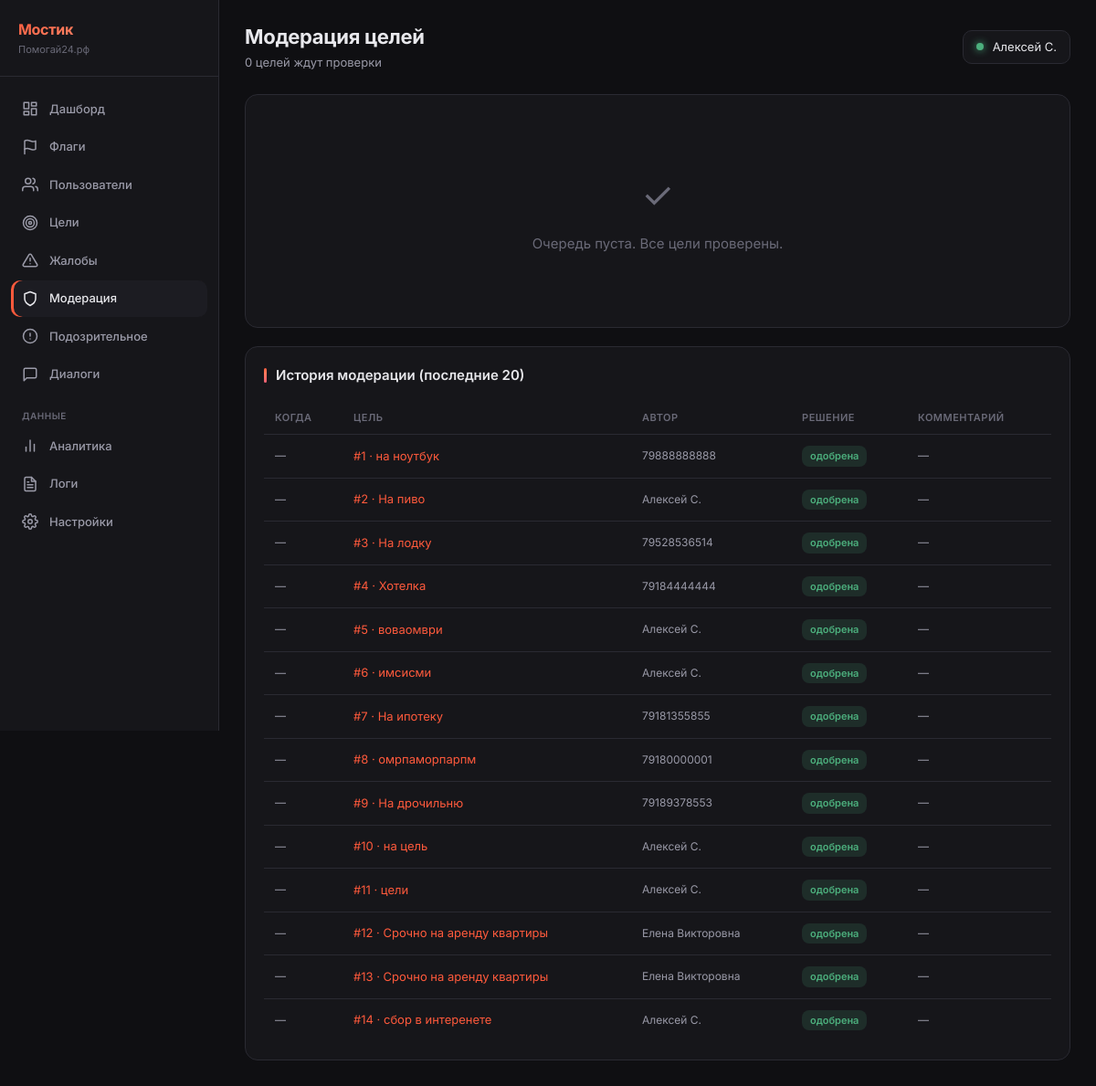
Page /_metrics/moderation (signed in) on the earlier database version.
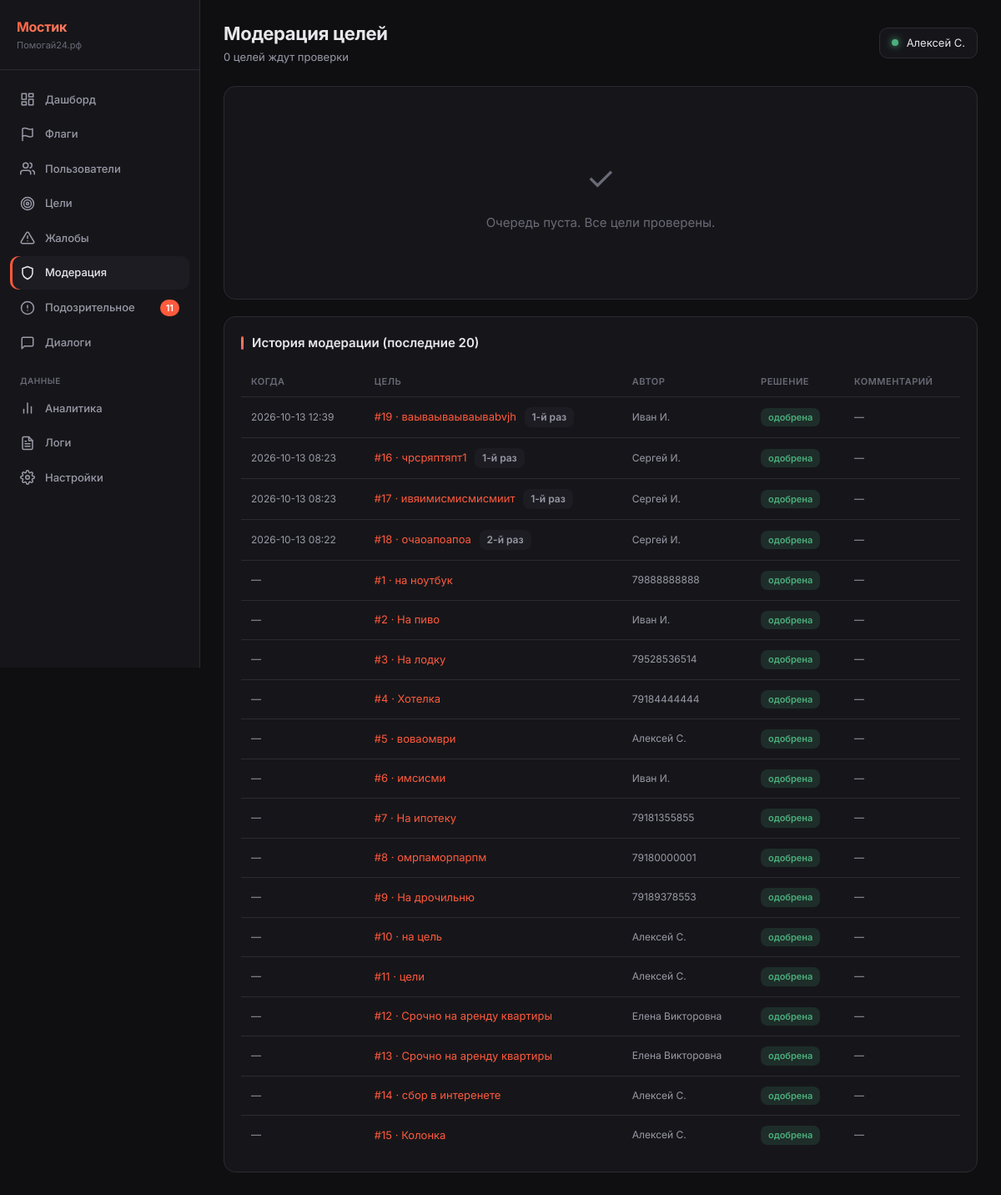
Same page on the later database version.
### tables this page shows
CREATE TABLE "goals" (
        id INTEGER PRIMARY KEY AUTOINCREMENT,
        user_id INTEGER NOT NULL,
        type TEXT NOT NULL CHECK(type IN ('super_blitz','blitz','serious','urgent','group')),
        title TEXT NOT NULL,
        description TEXT NULL,
        photo_url TEXT NULL,
        amount_goal REAL NOT NULL,
        amount_collected REAL DEFAULT 0.00,
        ends_at TEXT NULL,
        status TEXT DEFAULT 'draft' CHECK(status IN ('draft','active','frozen','completed','failed','lightning_failed','hidden')),
        trial_ends_at TEXT NULL,
        subscription_active_until TEXT NULL,
        last_boosted_at TEXT NULL,
        is_lightning INTEGER DEFAULT 0,
        lightning_started_at TEXT NULL,
        moderation_status TEXT DEFAULT 'pending',
        completion_type TEXT DEFAULT 'organic',
        is_seed INTEGER DEFAULT 0,
        views_count INTEGER DEFAULT 0,
        views_24h INTEGER DEFAULT 0,
        donations_count INTEGER DEFAULT 0,
        donations_24h INTEGER DEFAULT 0,
        created_at TEXT DEFAULT (datetime('now')), photos TEXT, moderation_comment TEXT, moderated_at TEXT, moderated_by INTEGER, resubmission_count INTEGER DEFAULT 0, is_resubmission INTEGER DEFAULT 0, rejection_categories TEXT,
        FOREIGN KEY (user_id) REFERENCES users(id)
    );

### main.py (the view, shortened to what this page needs)
@app.route('/_metrics/moderation')
@admin_required
def metrics_moderation():
    user = get_current_user()
    db = get_db()
    pending_rows = db.execute("""
        SELECT g.*,
            COALESCE(u.name, u.phone) as author_name,
            u.phone as author_phone,
            u.id as author_id,
            u.trust_score as author_trust,
            u.identity_verified as author_verified,
            (SELECT COUNT(*) FROM content_guard_log WHERE user_id = g.user_id) as author_flags
        FROM goals g
        JOIN users u ON g.user_id = u.id
        WHERE g.moderation_status = 'pending'
        ORDER BY g.id DESC
    """).fetchall()
    import json as _json
    pending = []
    history = db.execute("""
        SELECT g.id, g.title, g.moderation_status, g.moderation_comment, g.moderated_at,
               g.is_resubmission, g.resubmission_count,
               COALESCE(u.name, u.phone) as author_name
        FROM goals g
        JOIN users u ON g.user_id = u.id
        WHERE g.moderation_status IN ('approved', 'rejected')
        ORDER BY g.moderated_at DESC LIMIT 20
    """).fetchall()
    counts = get_sidebar_counts(db)
    db.close()
    return render_template('_metrics/moderation.html',
        user=user,
        active='moderation',
        counts=counts,
        pending=pending,
        history=history,
    )

### main.py (called while the page is built)
def get_current_user():
    if 'user_id' in session:
        db = get_db()
        try:
            user = db.execute("SELECT * FROM users WHERE id = ?", (session['user_id'],)).fetchone()
            return user
        except:
            return None
        finally:
            db.close()
    return None

def admin_required(f):
    @wraps(f)
    def wrap(*args, **kwargs):
        user = get_current_user()
        if not user or not user['is_admin']:
            from flask import abort
            abort(404)
        if request.method == 'POST' and not check_csrf():
            from flask import abort
            abort(403)
        return f(*args, **kwargs)
    return wrap

def get_csrf_token():
    if 'csrf_token' not in session:
        session['csrf_token'] = _secrets.token_urlsafe(32)
    return session['csrf_token']

### models.py (called while the page is built)
def get_db():
    conn = sqlite3.connect(DATABASE, timeout=10)
    conn.row_factory = sqlite3.Row
    conn.execute("PRAGMA journal_mode=WAL")
    conn.execute("PRAGMA synchronous=NORMAL")
    conn.execute("PRAGMA busy_timeout=5000")
    conn.execute("PRAGMA foreign_keys = ON")
    return conn

### templates/_metrics/moderation.html (shortened to what the changed rows need)
{% extends "_metrics/base.html" %}
{% block content %}
{% if history %}
<div class="m-section">
    <table class="m-table">
        <thead>
            <tr>
                <th>Когда</th>
                <th>Цель</th>
                <th>Автор</th>
                <th>Решение</th>
                <th>Комментарий</th>
            </tr>
        </thead>
        <tbody>
            {% for h in history %}
            <tr>
                <td class="muted" style="white-space: nowrap;">{{ h.moderated_at[:16] if h.moderated_at else '—' }}</td>
                <td>
                    <a href="/_metrics/goals/{{ h.id }}" style="color: var(--m-sunset-1); text-decoration: none;">#{{ h.id }} · {{ h.title[:40] }}{% if h.title|length > 40 %}...{% endif %}</a>
                    {% if h.is_resubmission %}
                    <span class="m-badge muted" style="margin-left: 6px;">{{ h.resubmission_count }}-й раз</span>
                    {% endif %}
                </td>
                <td class="muted">{{ h.author_name }}</td>
                <td>
                    {% if h.moderation_status == 'approved' %}<span class="m-badge success">одобрена</span>
                    {% elif h.moderation_status == 'rejected' %}<span class="m-badge danger">отклонена</span>{% endif %}
                </td>
                <td class="muted" style="max-width: 300px; overflow: hidden; text-overflow: ellipsis; white-space: nowrap;">{{ h.moderation_comment or '—' }}</td>
            </tr>
            {% endfor %}
        </tbody>
    </table>
</div>
{% endif %}
{% endblock %}

### templates/_metrics/base.html (shortened to what the changed rows need)
<!DOCTYPE html>
<html lang="ru">
<head>
    <link rel="stylesheet" href="/static/_metrics.css">
</head>
<body>
    <div class="m-layout">
        <aside class="m-sidebar">
            <nav class="m-nav">
                <a href="/_metrics/suspicious" class="m-nav-item {% if active == 'suspicious' %}active{% endif %}">
                    <svg viewBox="0 0 24 24" fill="none" stroke="currentColor" stroke-linecap="round" stroke-linejoin="round"><circle cx="12" cy="12" r="10"/><line x1="12" y1="8" x2="12" y2="12"/><line x1="12" y1="16" x2="12.01" y2="16"/></svg>
                    Подозрительное
                    {% if counts and counts.suspicious %}<span class="m-nav-badge">{{ counts.suspicious }}</span>{% endif %}
                </a>
            </nav>
        </aside>
        <main class="m-content">
            {% block content %}{% endblock %}
        </main>
    </div>
</body>
</html>

Differences in the rows shown:
added goals: moderated_at "2026-10-13 12:39", id "19", title "ваываываываываbvjh", resubmission_count "1", author_name "Иван И.", moderation_status "одобрена", moderation_comment "—"
added goals: moderated_at "2026-10-13 08:23", id "16", title "чрсряптяпт1", resubmission_count "1", author_name "Сергей И.", moderation_status "одобрена", moderation_comment "—"
added goals: moderated_at "2026-10-13 08:23", id "17", title "ивяимисмисмисмиит", resubmission_count "1", author_name "Сергей И.", moderation_status "одобрена", moderation_comment "—"
added goals: moderated_at "2026-10-13 08:22", id "18", title "очаоапоапоа", resubmission_count "2", author_name "Сергей И.", moderation_status "одобрена", moderation_comment "—"
changed goals "На пиво": author_name "Алексей С." → "Иван И."
computed for goals "имсисми": author_name "Алексей С." → "Иван И."
added goals: moderated_at "—", id "15", title "Колонка", author_name "Алексей С.", moderation_status "одобрена", moderation_comment "—"
Other differences:
{{ counts.suspicious }}: (not shown) → "11"
